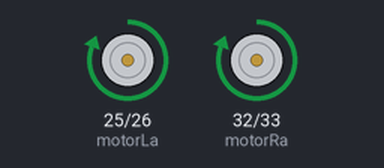
Bench run of a sketch on a simulated ESP32. On the bench: motor-driver pin pairs drawn as motors (green arrow = first pin HIGH = forward, orange = second pin HIGH = backward, longer = more drive).

Above: at 1.5 s.
At 3.5 s:
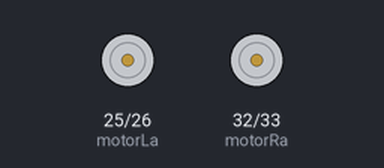
At 5.0 s:
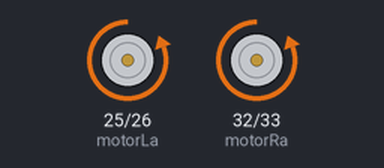
Timing chart, 0 to 9.1 s (numbered marks = the images above):
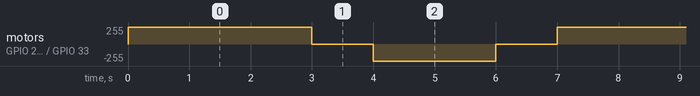

The sketch:

2_robot_movement.ino
```cpp
/*
Complete Robot Movement

- Robot will move in Forward direction for 3 seconds
- It will stop for 1 second
- Then it will move in Reverse Direction for 2 seconds
- Stop for 1 second
- Repeat from start

*/


// Assigning names to  Pins connected with ESP32

#define motorRa 32
#define motorRb 33

#define motorLa 25
#define motorLb 26

void setup(){
  // defining pins working type
  pinMode(motorRa, OUTPUT);
  pinMode(motorRb, OUTPUT);

  pinMode(motorLa, OUTPUT);
  pinMode(motorLb, OUTPUT);
}

void loop(){
  forward();
  delay(3000);

  stop_();
  delay(1000);

  reverse();
  delay(2000);

  stop_();
  delay(1000);

}


  void forward(){
    // forward
    digitalWrite(motorRa,HIGH);
    digitalWrite(motorRb,LOW);
    digitalWrite(motorLa,HIGH);
    digitalWrite(motorLb,LOW);
  }

  void reverse(){
  // Reverse
    digitalWrite(motorRa,LOW);
    digitalWrite(motorRb,HIGH);
    digitalWrite(motorLa,LOW);
    digitalWrite(motorLb,HIGH);
  }

  void stop_(){
 // Again Stopping
  digitalWrite(motorRa,LOW);
  digitalWrite(motorRb,LOW);
  digitalWrite(motorLa,LOW);
  digitalWrite(motorLb,LOW);

  }
```

Measured:
- by itself, motor on GPIO 25 (motorLa) / GPIO 26 (motorLb), motor on GPIO 32 (motorRa) / GPIO 33 (motorRb): repeats every 7.0 s: stopped 1.0 s, backward 255/255 2.0 s, stopped 1.0 s, forward 255/255 3.0 s
